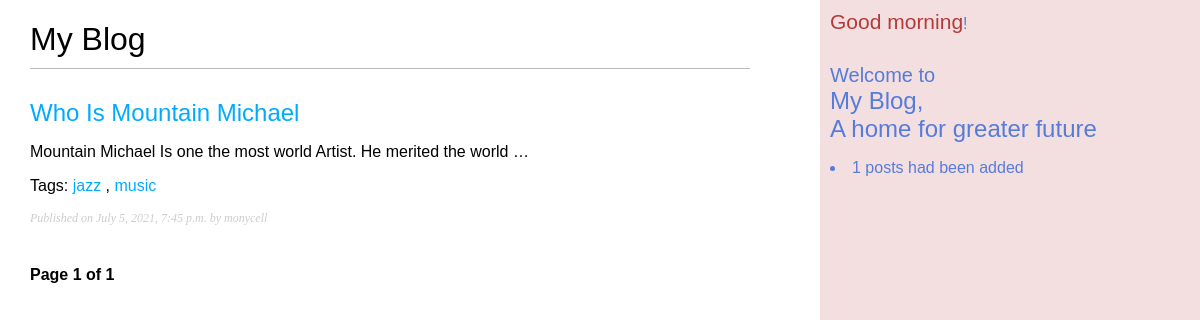
/blog/, run on an earlier commit of the app's database.
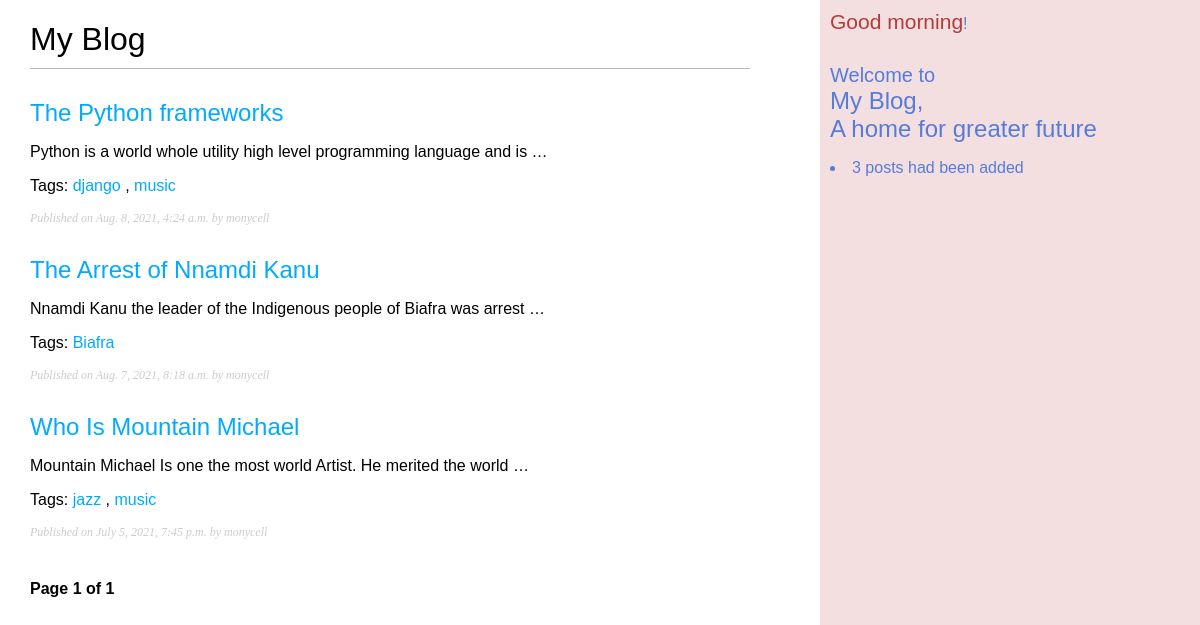
And on a later commit of the database.
### blogs/models.py (models this page shows, shortened)
class Post(models.Model):
    objects = models.Manager() # The Default Manager.
    published = PublishedManager() # Our custom manager.
    tags = TaggableManager()
    STATUS_CHOICES = (
        ('draft', 'Draft'),
        ('published', 'Published')
    )
    title = models.CharField(max_length=250)
    slug = models.SlugField(max_length=250,
        unique_for_date='publish')
    author = models.ForeignKey(User,
        on_delete=models.CASCADE, related_name='blogs_post')
    body = models.TextField()
    publish = models.DateTimeField(default=timezone.now)
    created = models.DateTimeField(auto_now_add=True)
    updated = models.DateTimeField(auto_now=True)
    status = models.CharField(max_length=10,
        choices = STATUS_CHOICES,
        default='draft')
    def get_absolute_url(self):
        return reverse('blogs:post_detail',
                args=[self.publish.year,
                        self.publish.month,
                            self.publish.day,
                               self.slug])
    class Meta:
        ordering = ('-publish',)

### blogs/views.py (the view)
# urls.py: path('', views.post_list, name='post_list'),
def post_list(request, tag_slug=None):
    object_list = Post.objects.all()
    tag = None
    if tag_slug:
        tag = get_object_or_404(Tag, slug=tag_slug)
        object_list = object_list.filter(tags__in=[tag])
    paginator = Paginator(object_list, 3) # Three post in each page
    page = request.GET.get('page')
    try:
        posts = paginator.page(1)
    except PageNotAnInteger:
        posts = paginator(1)
    except EmptyPage:
        posts = paginator.page(paginator.num_pages)
    context = {'page': page, 'posts': posts, 'tag': tag }
    return render(request,
            'blogs/post/list.html', context)

### blogs/templatetags/blog_tags.py (called while the page is built)
@register.simple_tag
def total_posts():
    return Post.objects.count()

### blogs/templates/blogs/post/list.html (shortened to what this page needs)
{% extends 'blogs/base.html' %}
{% block content %}
<h1>My Blog</h1>
  {% for post in posts %}
    <h2>
      <a href="{{ post.get_absolute_url }}">
      {{ post.title }}
      </a>
      </h2>
          <block> {{ post.body|truncatewords:12|linebreaks }}</block>
          <p class="tag">
  Tags:
  {% for tag in post.tags.all %}
    <a href="{% url 'blogs:post_list_by_tag' tag.slug %}">
      {{ tag.name }}
    </a>
   {% if not forloop.last %}, {% endif %}
  {% endfor %}
</p>
   <p class="date">
      Published on {{post.publish}} by {{post.author}}
  {% endfor %}
  {% include "blogs/pagination.html" with page=posts %}
{% endblock content %}

### blogs/templates/blogs/base.html (shortened to what this page needs)
{% load blog_tags %}
{% load static %}
<html>
<head>
  <link href="{% static 'css/blogs.css' %}" rel="stylesheet">
</head>
<body>
 <div id="sidebar">
   <div id="tit">
     <span id="greeting">Welcome </span>!</div>
    <h2> <div id="tite"> Welcome to </div> My Blog,<br/>
        A home for greater future</h2>
        <p>
        <li> {% total_posts %} posts had been added </li>
        </p>
  </div>
  <div id="content">
    {% block content %}
    {% endblock content %}
</body>
</html>

### blogs/templates/blogs/pagination.html (shortened to what this page needs)
<div class="pagination">
  <span class="step_link">
    <span class="current">
       Page {{ page.number }} of {{ page.paginator.num_pages }}
    </span>
  </span>

### blogs/static/css/blogs.css (style rules this page uses)
body { margin: 0; padding: 0; font-family: helvetica, sans-serif; }
a { color: #00abff; text-decoration: none; }
h1 { font-weight: normal; border-bottom: 1px solid #bbb; padding: 0 0 10px 0; }
h2 { font-weight: normal; margin: 30px 0 0; }
#content { float: left; width: 60%; padding: 0 0 0 30px; }
#greeting { font-size: 21px; color: rgb(181, 58, 58); }
#sidebar { float: right; width: 30%; padding: 10px; background: rgb(243, 223, 223); color: rgb(86, 124, 218); height: 100%; }
p.date { color: #ccc; font-family: georgia, serif; font-size: 12px; font-style: italic; }
.pagination { margin: 40px 0; font-weight: bold; }
#tite { font-size: 20px; }

What changed in the data, as far as the page shows it:
added Post: title "The Python frameworks", body "Python is a world whole utility high level programming language and is …", publish "Aug. 8, 2021, 4:24 a.m.", author "monycell", Tag (name "music")
now on this page (row unchanged): Tag: name "django", shown under "The Python frameworks"
added Post: title "The Arrest of Nnamdi Kanu", body "Nnamdi Kanu the leader of the Indigenous people of Biafra was arrest …", publish "Aug. 7, 2021, 8:18 a.m.", author "monycell"
added Tag: name "Biafra", shown under "The Arrest of Nnamdi Kanu"
Also different on the page:
text no longer shown: "1"
text now shown: "3"
